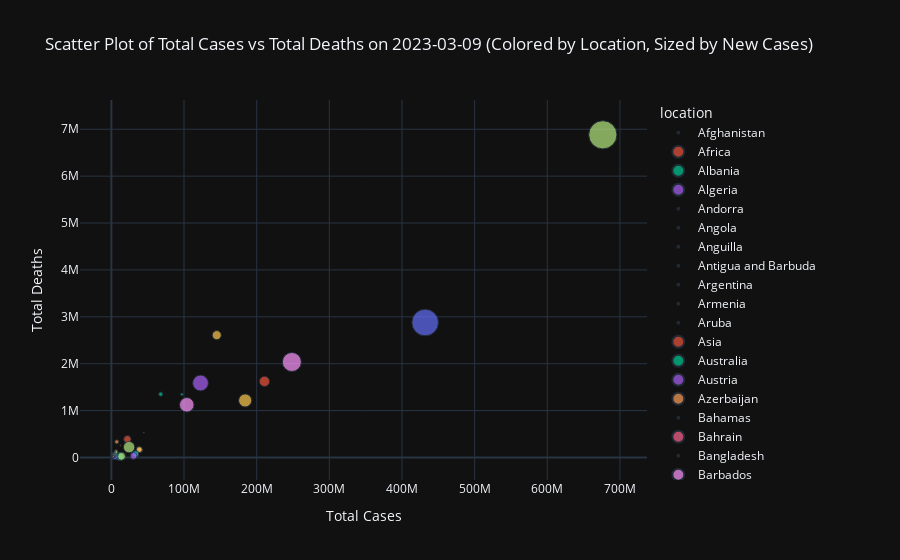

Here is the notebook cell this chart was saved with:
### Code cell
import pandas as pd
import plotly.express as px

# Load the data from the CSV file
data = pd.read_csv("full_data.csv")

# Filter the data for the latest date
latest_date = data['date'].max()
latest_data = data[data['date'] == latest_date]

# Handle NaN values in new_cases by replacing them with 0
latest_data['new_cases'].fillna(0, inplace=True)

# Calculate a size factor for the new_cases - this will control the size of the scatter plot points
# You might need to adjust the scaling factor to get a desirable visual result
latest_data['size'] = latest_data['new_cases'] / latest_data['new_cases'].max() * 100

# Create scatter plot for total_cases vs total_deaths
# Colors are based on location and sizes are based on new_cases
fig_location_new_cases = px.scatter(
    latest_data,
    x='total_cases',
    y='total_deaths',
    color='location',  # Assigning colors based on location
    size='size',  # Adjusting sizes based on new_cases
    hover_data=['location', 'new_cases'],
    labels={
        'total_cases': 'Total Cases',
        'total_deaths': 'Total Deaths',
        'new_cases': 'New Cases'
    },
    title=f"Scatter Plot of Total Cases vs Total Deaths on {latest_date} (Colored by Location, Sized by New Cases)"
)

# Show the plot
fig_location_new_cases.show()
